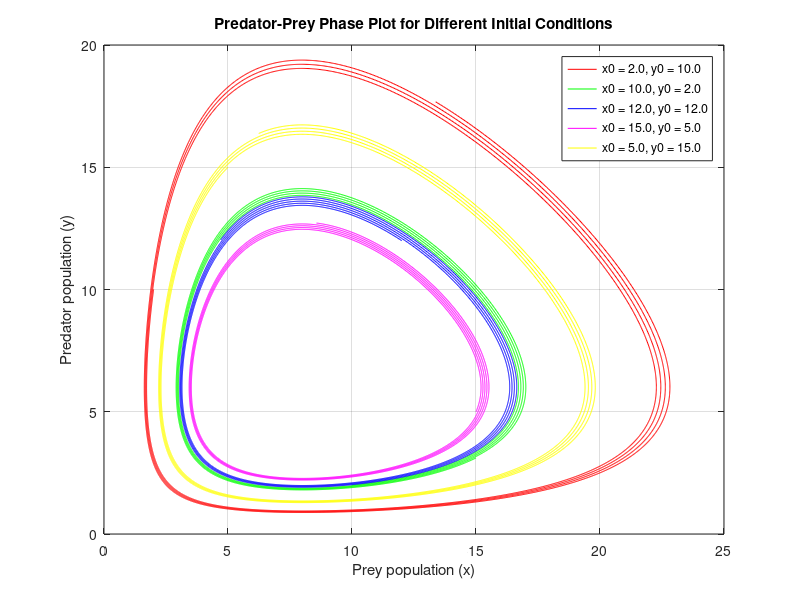

This chart was generated by the following MATLAB code:
close all

% Parameters
t0 = 0;            
T = 8;                 
N = 10000;             % Number of subdivisions
a = 3;                 % Intrinsic reproduction rate of prey
b = 0.5;               % Mortality rate of prey due to predators encountered
c = 4;                 % Intrinsic mortality rate of predators
d = 0.5;               % Reproduction rate of predators due to prey eaten

h = (T - t0) / N;
fprintf('The step size h is: %.6f\n\n', h);  
t = t0:h:T;  

% Different initial values for x0 (prey) and y0 (predators)
initial_conditions = [
    2, 10; %predators are much larger than preys 
    10, 2; %preys are much larger than predators 
    12, 12; %same number of preys and predators 
    15,5; %moderate difference between preys and predators 
    5,15; %moderate difference between preys and predators 
];

colors = ['r', 'g', 'b', 'm','y'];  
figure;


for j = 1:size(initial_conditions, 1)
    x0 = initial_conditions(j, 1);
    y0 = initial_conditions(j, 2);
    
    % Set initial conditions
    x_vals(1) = x0;
    y_vals(1) = y0;
    
    % Apply Explicit Euler method
    for i = 1:N
         x_vals(i+1) = x_vals(i)*(1+a*h-h*b*y_vals(i));
         y_vals(i+1) = y_vals(i)*(1-c*h+d*h*x_vals(i));
    end
    
   
    plot(x_vals, y_vals, colors(j), 'DisplayName', sprintf('x0 = %.1f, y0 = %.1f', x0, y0));
    hold on; 
end

legend('show'); 
xlabel('Prey population (x)');
ylabel('Predator population (y)');
title('Predator-Prey Phase Plot for Different Initial Conditions');
grid on;
